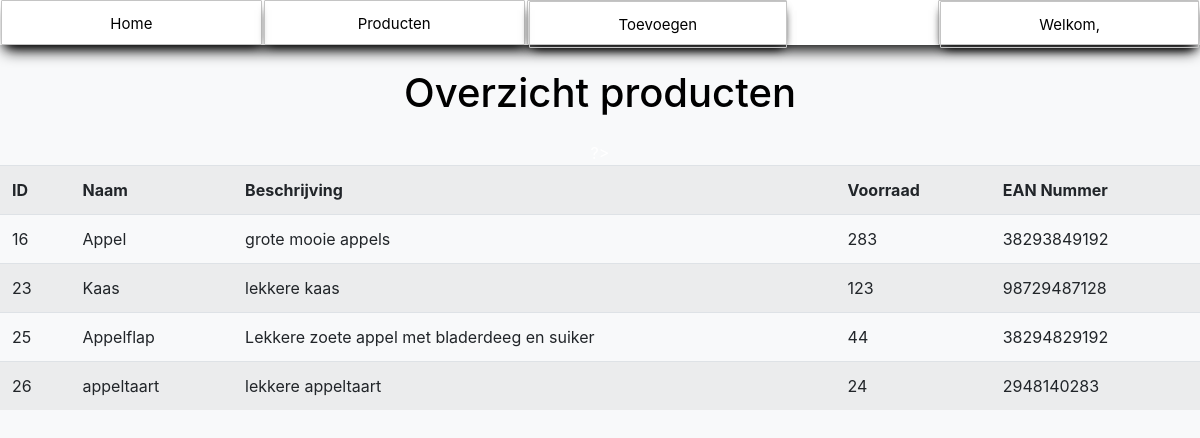
Screenshot of /alleproducten.php (signed in) with the database file from the repository.
### tables this page shows
CREATE TABLE `producten` (
  `id` int(11) NOT NULL,
  `naam` varchar(255) NOT NULL,
  `beschrijving` varchar(100) NOT NULL,
  `voorraad` int(11) NOT NULL,
  `EAN-Nummer` varchar(255) NOT NULL
);

### alleproducten.php (the view, shortened to what this page needs)
<!DOCTYPE html>
<html lang="en">
<head>
    <link href="https://stackpath.bootstrapcdn.com/bootstrap/4.5.0/css/bootstrap.min.css" rel="stylesheet">
</head>
<body class="bg-light">
    <?php
        include "navigation.php";
        if (isset($_SESSION['loggedin']) && $_SESSION['loggedin'] == true) {
    ?>
    <br>
    <CENTER><h1 style="color: black;">Overzicht producten</h1>
    <div class="table-responsive mt-4">
        <table class="table table-striped">
        <tr>
            <th>ID</th>
            <th>Naam</th>
            <th>Beschrijving</th>
            <th>Voorraad</th>
            <th>EAN Nummer</th>
        </tr>
        </div>
        </CENTER>
        <?php
        include 'config.php';
        try {
            $sql = "SELECT * FROM producten";
            $stmt = $conn->prepare($sql);
            $stmt->execute();
            $products = $stmt->fetchAll();
            foreach ($products as $product) {
                echo "<tr>";
                echo "<td>" . $product['id'] . "</td>";
                echo "<td>" . $product['naam'] . "</td>";
                echo "<td>" . $product['beschrijving'] . "</td>";
                echo "<td>" . $product['voorraad'] . "</td>";
                echo "<td>" . $product['EAN-Nummer'] . "</td>";
                echo "</tr>";
            }
        } catch (PDOException $e) {
            echo "<div class='alert alert-danger'>" . $e->getMessage() . "</div>";
        }
    ?>
</body>
</html>
  <?php
  }
  else {
    header("Location: index.php");
  }
  ?>

### navigation.php (shortened to what this page needs)
<!DOCTYPE html>
<html>
<head>
  <link rel="stylesheet" type="text/css" media="screen" href="navigation.css" />
</head>
<body>
<?php
if (isset($_SESSION['loggedin']) && $_SESSION['loggedin'] == true) {
?>
<section>
  <center>
    <div>
      <nav class="nav_bar">
        <div onclick="location.href='index.php';">Home</div>
        <div onclick="location.href='alleproducten.php';">Producten</div>
        <div class="dropdown">
          <div class="hover-button">Toevoegen</div>
        </div>
        <div class="dropdown">
          <div style="color: black;">Welkom, <?php echo $_SESSION['user_name']; ?></div>
        </div>
      </nav>
    </div>
  </center>
</section>
<?php
}
?>

### navigation.css (style rules this page uses)
body { color: white; padding: 0; margin: 0; }
.nav_bar { position: absolute; color: black; text-align: center; display: flex; box-shadow: 0px 10px 15px -5px black; position: relative; width: 100%; height: 45px; background: #ffffff; font-size: 15px; z-index: 0; line-height: 45px; }
.nav_bar div { color: black; width: 100%; box-shadow: 0px 5px 10px -5px black; cursor: pointer; transition: all 0.5s ease; border: 0.1px solid rgb(196, 196, 196); border-radius: 1px; margin-left: 1px; margin-right: 1px; }
.nav_bar div:nth-child(3) { margin-right: 150px; }
.dropdown { position: relative; display: inline-block; }
.hover-button { border: 1px solid black; }

### navigation.php (style rules this page uses)
.nav_bar { position: relative; z-index: 9999; }

### rows the page displays
producten: id "16", naam "Appel", beschrijving "grote mooie appels", voorraad "283", value "38293849192"
producten: id "23", naam "Kaas", beschrijving "lekkere kaas", voorraad "123", value "98729487128"
producten: id "25", naam "Appelflap", beschrijving "Lekkere zoete appel met bladerdeeg en suiker", voorraad "44", value "38294829192"
producten: id "26", naam "appeltaart", beschrijving "lekkere appeltaart", voorraad "24", value "2948140283"
